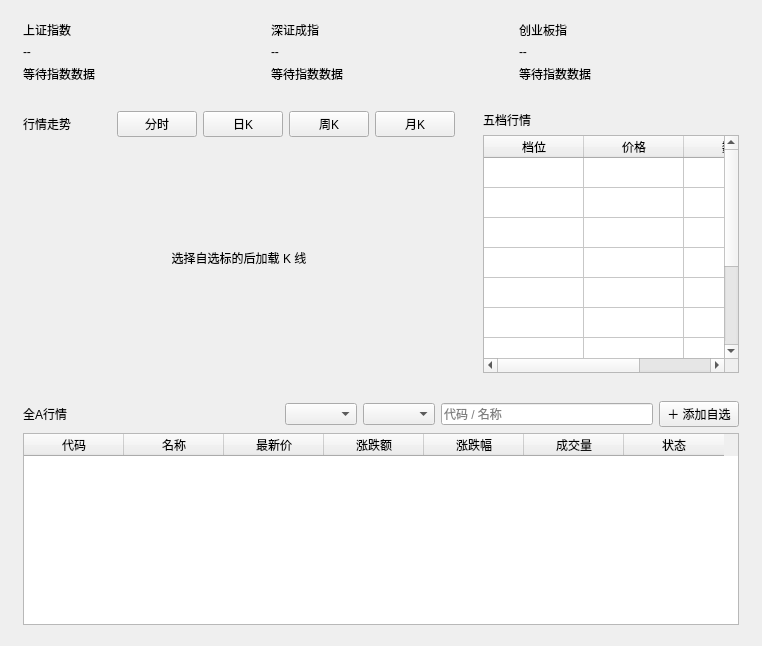
<?xml version="1.0" encoding="UTF-8"?>
<ui version="4.0"><class>CUITableClass</class><widget class="QWidget" name="CUITableClass"><layout class="QVBoxLayout" name="rootLayout"><property name="spacing"><number>10</number></property><property name="leftMargin"><number>14</number></property><property name="topMargin"><number>12</number></property><property name="rightMargin"><number>14</number></property><property name="bottomMargin"><number>12</number></property>
 <item><layout class="QHBoxLayout" name="summaryLayout"><property name="spacing"><number>10</number></property>
  <item><widget class="QFrame" name="shanghaiCard"><layout class="QVBoxLayout"><item><widget class="QLabel" name="shanghaiName"><property name="text"><string>上证指数</string></property></widget></item><item><widget class="QLabel" name="shanghaiPrice"><property name="text"><string>--</string></property></widget></item><item><widget class="QLabel" name="shanghaiChange"><property name="text"><string>等待指数数据</string></property></widget></item></layout></widget></item>
  <item><widget class="QFrame" name="shenzhenCard"><layout class="QVBoxLayout"><item><widget class="QLabel" name="shenzhenName"><property name="text"><string>深证成指</string></property></widget></item><item><widget class="QLabel" name="shenzhenPrice"><property name="text"><string>--</string></property></widget></item><item><widget class="QLabel" name="shenzhenChange"><property name="text"><string>等待指数数据</string></property></widget></item></layout></widget></item>
  <item><widget class="QFrame" name="chinextCard"><layout class="QVBoxLayout"><item><widget class="QLabel" name="chinextName"><property name="text"><string>创业板指</string></property></widget></item><item><widget class="QLabel" name="chinextPrice"><property name="text"><string>--</string></property></widget></item><item><widget class="QLabel" name="chinextChange"><property name="text"><string>等待指数数据</string></property></widget></item></layout></widget></item>
 </layout></item>
 <item><layout class="QHBoxLayout" name="marketDetailLayout"><property name="spacing"><number>10</number></property><item><widget class="QFrame" name="chartFrame"><layout class="QVBoxLayout"><item><layout class="QHBoxLayout"><item><widget class="QLabel" name="chartTitle"><property name="text"><string>行情走势</string></property></widget></item><item><spacer name="chartSpacer"><property name="orientation"><enum>Qt::Orientation::Horizontal</enum></property><property name="sizeHint" stdset="0"><size><width>40</width><height>20</height></size></property></spacer></item><item><widget class="QPushButton" name="intradayButton"><property name="text"><string>分时</string></property></widget></item><item><widget class="QPushButton" name="dayButton"><property name="text"><string>日K</string></property></widget></item><item><widget class="QPushButton" name="weekButton"><property name="text"><string>周K</string></property></widget></item><item><widget class="QPushButton" name="monthButton"><property name="text"><string>月K</string></property></widget></item></layout></item><item><widget class="QLabel" name="chartPlaceholder"><property name="minimumSize"><size><width>0</width><height>230</height></size></property><property name="text"><string>选择自选标的后加载 K 线</string></property><property name="alignment"><set>Qt::AlignmentFlag::AlignCenter</set></property></widget></item></layout></widget></item>
  <item><widget class="QFrame" name="depthFrame"><property name="minimumSize"><size><width>260</width><height>0</height></size></property><layout class="QVBoxLayout"><item><widget class="QLabel" name="depthTitle"><property name="text"><string>五档行情</string></property></widget></item><item><widget class="QTableWidget" name="depthTable"><property name="rowCount"><number>10</number></property><property name="columnCount"><number>3</number></property><attribute name="verticalHeaderVisible"><bool>false</bool></attribute><column><property name="text"><string>档位</string></property></column><column><property name="text"><string>价格</string></property></column><column><property name="text"><string>数量</string></property></column></widget></item></layout></widget></item></layout></item>
  <item><widget class="QFrame" name="watchlistFrame"><layout class="QVBoxLayout"><item><layout class="QHBoxLayout"><item><widget class="QLabel" name="watchlistTitle"><property name="text"><string>全A行情</string></property></widget></item><item><spacer name="watchlistSpacer"><property name="orientation"><enum>Qt::Orientation::Horizontal</enum></property><property name="sizeHint" stdset="0"><size><width>40</width><height>20</height></size></property></spacer></item><item><widget class="QComboBox" name="marketCombo"/></item><item><widget class="QComboBox" name="statusCombo"/></item><item><widget class="QLineEdit" name="searchEdit"><property name="minimumSize"><size><width>190</width><height>0</height></size></property><property name="placeholderText"><string>代码 / 名称</string></property></widget></item><item><widget class="QPushButton" name="addButton"><property name="text"><string>＋ 添加自选</string></property></widget></item></layout></item><item><widget class="QTableWidget" name="watchlistTable"><property name="selectionBehavior"><enum>QAbstractItemView::SelectionBehavior::SelectRows</enum></property><property name="editTriggers"><set>QAbstractItemView::EditTrigger::NoEditTriggers</set></property><property name="columnCount"><number>7</number></property><attribute name="verticalHeaderVisible"><bool>false</bool></attribute><column><property name="text"><string>代码</string></property></column><column><property name="text"><string>名称</string></property></column><column><property name="text"><string>最新价</string></property></column><column><property name="text"><string>涨跌额</string></property></column><column><property name="text"><string>涨跌幅</string></property></column><column><property name="text"><string>成交量</string></property></column><column><property name="text"><string>状态</string></property></column></widget></item></layout></widget></item>
</layout></widget><resources/><connections/></ui>
